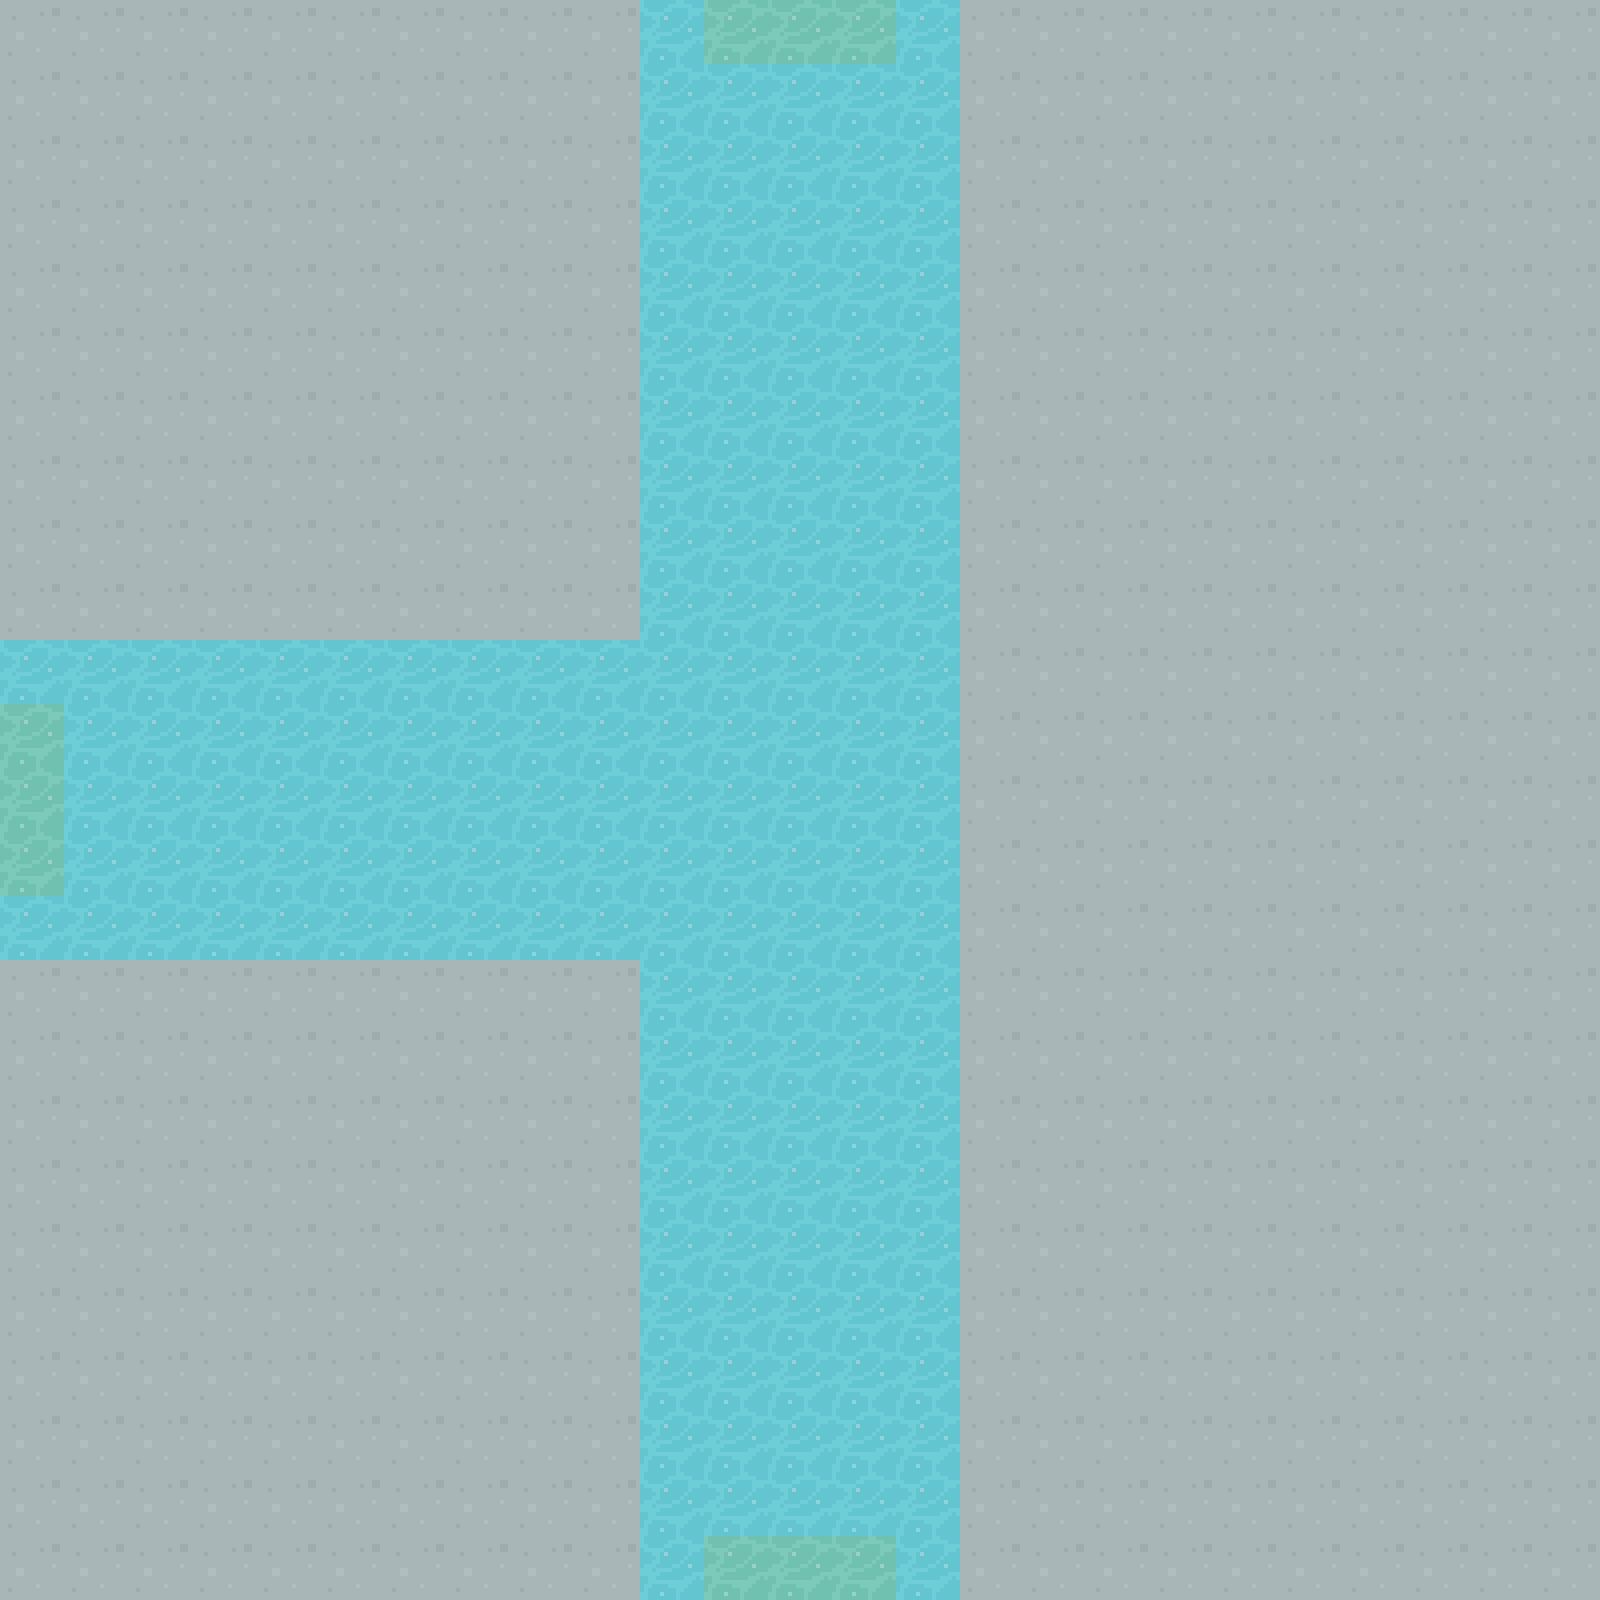

A 2D game scene composited from a Tiled map and its tileset images. What follows is a short description and the map's XML, with every tile layer's data as written:
An orthogonal 25x25 tile map with 64x64 px tiles, 1 tile layer (Tile Layer 1) and 11 objects (SOUTH, NORTH, WEST).

<map version="1.2" tiledversion="1.3.3" orientation="orthogonal" renderorder="right-down" width="25" height="25" tilewidth="64" tileheight="64" infinite="0" nextlayerid="3" nextobjectid="19">
 <tileset firstgid="1" source="../maps/64TilesheetDungeon.tsx" />
 <layer id="1" name="Tile Layer 1" width="25" height="25">
  <data encoding="csv">
68,68,68,68,68,68,68,68,68,68,321,326,326,326,321,68,68,68,68,68,68,68,68,68,68,
68,68,68,68,68,68,68,68,68,68,321,321,321,321,321,68,68,68,68,68,68,68,68,68,68,
68,68,68,68,68,68,68,68,68,68,321,321,321,321,321,68,68,68,68,68,68,68,68,68,68,
68,68,68,68,68,68,68,68,68,68,321,321,321,321,321,68,68,68,68,68,68,68,68,68,68,
68,68,68,68,68,68,68,68,68,68,321,321,321,321,321,68,68,68,68,68,68,68,68,68,68,
68,68,68,68,68,68,68,68,68,68,321,321,321,321,321,68,68,68,68,68,68,68,68,68,68,
68,68,68,68,68,68,68,68,68,68,321,321,321,321,321,68,68,68,68,68,68,68,68,68,68,
68,68,68,68,68,68,68,68,68,68,321,321,321,321,321,68,68,68,68,68,68,68,68,68,68,
68,68,68,68,68,68,68,68,68,68,321,321,321,321,321,68,68,68,68,68,68,68,68,68,68,
68,68,68,68,68,68,68,68,68,68,321,321,321,321,321,68,68,68,68,68,68,68,68,68,68,
321,321,321,321,321,321,321,321,321,321,321,321,321,321,321,68,68,68,68,68,68,68,68,68,68,
326,321,321,321,321,321,321,321,321,321,321,321,321,321,321,68,68,68,68,68,68,68,68,68,68,
326,321,321,321,321,321,321,321,321,321,321,321,321,321,321,68,68,68,68,68,68,68,68,68,68,
326,321,321,321,321,321,321,321,321,321,321,321,321,321,321,68,68,68,68,68,68,68,68,68,68,
321,321,321,321,321,321,321,321,321,321,321,321,321,321,321,68,68,68,68,68,68,68,68,68,68,
68,68,68,68,68,68,68,68,68,68,321,321,321,321,321,68,68,68,68,68,68,68,68,68,68,
68,68,68,68,68,68,68,68,68,68,321,321,321,321,321,68,68,68,68,68,68,68,68,68,68,
68,68,68,68,68,68,68,68,68,68,321,321,321,321,321,68,68,68,68,68,68,68,68,68,68,
68,68,68,68,68,68,68,68,68,68,321,321,321,321,321,68,68,68,68,68,68,68,68,68,68,
68,68,68,68,68,68,68,68,68,68,321,321,321,321,321,68,68,68,68,68,68,68,68,68,68,
68,68,68,68,68,68,68,68,68,68,321,321,321,321,321,68,68,68,68,68,68,68,68,68,68,
68,68,68,68,68,68,68,68,68,68,321,321,321,321,321,68,68,68,68,68,68,68,68,68,68,
68,68,68,68,68,68,68,68,68,68,321,321,321,321,321,68,68,68,68,68,68,68,68,68,68,
68,68,68,68,68,68,68,68,68,68,321,321,321,321,321,68,68,68,68,68,68,68,68,68,68,
68,68,68,68,68,68,68,68,68,68,321,326,326,326,321,68,68,68,68,68,68,68,68,68,68
</data>
 </layer>
 <objectgroup id="2" name="Object Layer 1">
  <object id="3" name="SOUTH" x="704" y="1536" width="192" height="64" />
  <object id="4" x="-127.913" y="453.829" width="1.75223" />
  <object id="9" name="NORTH" x="704" y="0" width="192" height="64" />
  <object id="10" x="-78.8505" y="131.418" />
  <object id="12" name="WEST" x="0" y="704" width="64" height="192" />
  <object id="13" x="-115.647" y="446.82" />
  <object id="14" x="-64" y="0" width="64" height="1600" />
  <object id="15" x="0" y="-64" width="1600" height="64" />
  <object id="16" x="1600" y="0" width="64" height="1600" />
  <object id="17" x="0" y="1600" width="1600" height="64" />
  <object id="18" x="-92.8684" y="1333.45" />
 </objectgroup>
</map>
